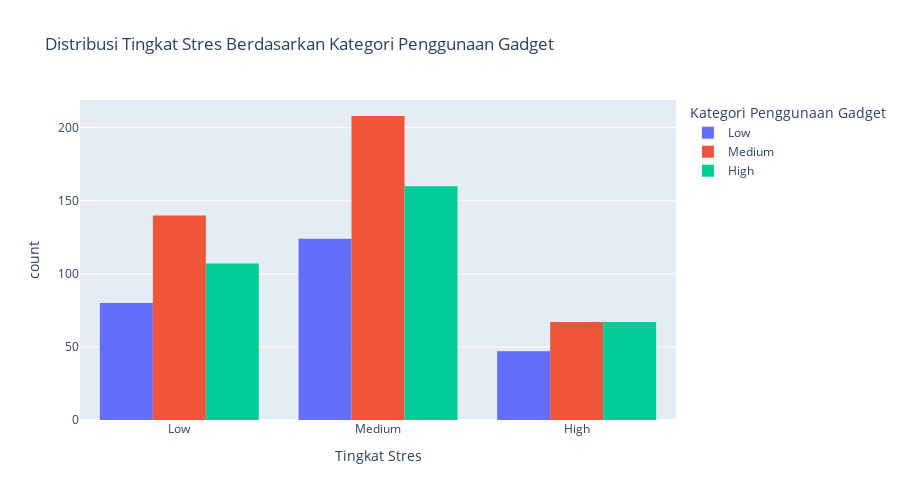

Notebook code for this chart:
### Markdown cell above
#### Tingkat Stres Siswa Berdasarkan Aktivitas Penggunaan Gadget

**Kategori Penggunaan Gadget:**
- **0 - 4,5 jam** → *Low* (Rendah)
- **4,6 - 8,5 jam** → *Medium* (Sedang)
- **> 8,5 jam** → *High* (Tinggi)
---
##### **Temuan Utama:**
- **Tingkat stres rendah** paling banyak ditemukan pada siswa yang menggunakan gadget dalam rentang waktu *sedang* (42,8%), diikuti oleh rentang *tinggi* (32,7%).
- **Tingkat stres sedang** juga didominasi oleh penggunaan gadget dalam rentang *sedang* (42,2%), dan *tinggi* (32,5%).
- **Tingkat stres tinggi** menunjukkan distribusi yang sedikit berbeda: 37% menggunakan gadget dalam durasi *sedang* maupun *tinggi*, sedangkan 26% berada pada kategori *rendah*.
---
##### **Implikasi:**
Data menunjukkan adanya **keterkaitan antara tingkat stres siswa dan durasi penggunaan gadget**. Beberapa poin penting:
- Siswa dengan **tingkat stres tinggi cenderung memiliki penggunaan gadget yang lebih rendah** dibandingkan siswa dengan stres sedang atau rendah. Misalnya, hanya **37%** dari siswa dengan stres tinggi berada pada kategori *penggunaan sedang*, lebih rendah dibandingkan dengan **42,2%** (stres sedang) dan **42,8%** (stres rendah).
- Namun, siswa dengan **tingkat stres tinggi juga menunjukkan proporsi penggunaan gadget dalam durasi panjang (tinggi) sebesar 37%**, yang **lebih tinggi 4%** dibandingkan siswa dengan stres rendah maupun sedang.
- Dari sisi sebaliknya, **penggunaan gadget juga berpotensi memengaruhi tingkat stres**. Siswa dengan **penggunaan gadget rendah** cenderung memiliki tingkat stres yang lebih rendah. Contohnya, **24,5% siswa dengan stres rendah** berada pada kategori penggunaan gadget rendah, hanya sedikit di bawah **26% siswa dengan stres tinggi**.
---
> 📌 **Kesimpulan**: Walaupun tidak ada hubungan kausal yang eksplisit, terdapat pola yang menunjukkan bahwa baik **tingkat stres memengaruhi durasi penggunaan gadget**, maupun **durasi penggunaan gadget berpotensi memengaruhi tingkat stres**. Perlu kajian lebih lanjut untuk memahami arah dan kekuatan hubungan ini secara mendalam.
---
> 📌 **Catatan**: Jika anda mengganti mapping kategori penggunaan gadget, kesimpulan dan penjelasan yang saya berikan dapat berubah/kurang sesuai **PERHATIKAN MAPPING KATEGORI**

### Code cell
# Menggunakan Plotly Express (Bar Chart)
fig_screenTime_stress_cat = px.histogram(
    df,
    x='Stress Level',
    color='Screen Time Category', # Menggunakan kolom kategori
    title='Distribusi Tingkat Stres Berdasarkan Kategori Penggunaan Gadget',
    labels={
        'Stress Level': 'Tingkat Stres',
        'Screen Time Category': 'Kategori Penggunaan Gadget'
    },
    barmode='group',
    category_orders={'Stress Level': stress_order, 'Screen Time Category': screen_time_order},
    height=500
)
fig_screenTime_stress_cat.show()

# Menggunakan Seaborn (Count Plot)
plt.figure(figsize=(10, 6))
sns.countplot(data=df, x='Stress Level', hue='Screen Time Category',
                order=stress_order, palette='viridis',
                hue_order=screen_time_order) # Pastikan urutan hue juga
plt.title('Distribusi Tingkat Stres Berdasarkan Kategori Penggunaan Gadget')
plt.xlabel('Tingkat Stres')
plt.ylabel('Jumlah Siswa')
plt.show()

### Figure 1 — Plotly figure (JSON) as saved in the notebook; plotly's stock layout.template omitted (floating-point values rounded to 4 significant figures; data arrays with more than 128 entries replaced by an {"elided": "..."} marker saying what was removed)
{"data": [{"alignmentgroup": "True", "bingroup": "x", "hovertemplate": "Kategori Penggunaan Gadget=Low<br>Tingkat Stres=%{x}<br>count=%{y}<extra></extra>", "legendgroup": "Low", "marker": {"color": "#636efa", "pattern": {"shape": ""}}, "name": "Low", "offsetgroup": "Low", "orientation": "v", "showlegend": true, "type": "histogram", "x": {"elided": "251 str values"}, "xaxis": "x", "yaxis": "y"}, {"alignmentgroup": "True", "bingroup": "x", "hovertemplate": "Kategori Penggunaan Gadget=Medium<br>Tingkat Stres=%{x}<br>count=%{y}<extra></extra>", "legendgroup": "Medium", "marker": {"color": "#EF553B", "pattern": {"shape": ""}}, "name": "Medium", "offsetgroup": "Medium", "orientation": "v", "showlegend": true, "type": "histogram", "x": {"elided": "415 str values"}, "xaxis": "x", "yaxis": "y"}, {"alignmentgroup": "True", "bingroup": "x", "hovertemplate": "Kategori Penggunaan Gadget=High<br>Tingkat Stres=%{x}<br>count=%{y}<extra></extra>", "legendgroup": "High", "marker": {"color": "#00cc96", "pattern": {"shape": ""}}, "name": "High", "offsetgroup": "High", "orientation": "v", "showlegend": true, "type": "histogram", "x": {"elided": "334 str values"}, "xaxis": "x", "yaxis": "y"}], "layout": {"barmode": "group", "height": 500, "legend": {"title": {"text": "Kategori Penggunaan Gadget"}, "tracegroupgap": 0}, "title": {"text": "Distribusi Tingkat Stres Berdasarkan Kategori Penggunaan Gadget"}, "xaxis": {"anchor": "y", "categoryarray": ["Low", "Medium", "High"], "categoryorder": "array", "domain": [0, 1], "title": {"text": "Tingkat Stres"}}, "yaxis": {"anchor": "x", "domain": [0, 1], "title": {"text": "count"}}}}
